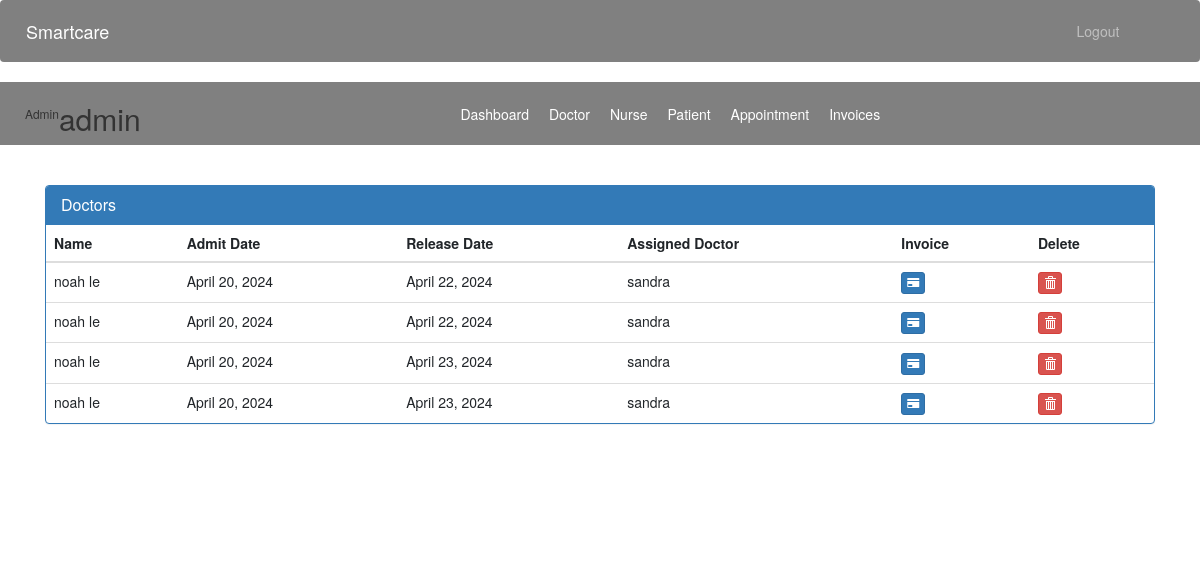
The app's page /admin-invoice (signed in), older data.
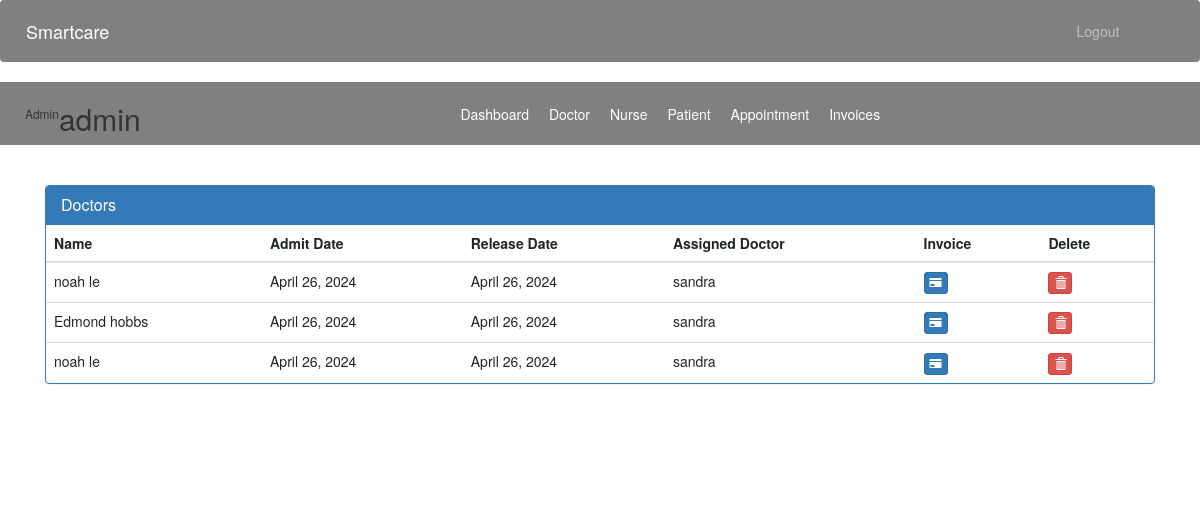
The same page, newer data.
### accounts/models.py (models this page shows)
class PatientDischargeDetails(models.Model):
    patientId=models.PositiveIntegerField(null=True)
    patientName=models.CharField(max_length=40)
    assignedDoctorName=models.CharField(max_length=40)
    assignedNurseName=models.CharField(max_length=40, default="Unknown")
    address = models.CharField(max_length=40)
    mobile = models.CharField(max_length=20,null=True)
    symptoms = models.CharField(max_length=100,null=True)
    description=models.TextField(max_length=500,null=True,default='')
    admitDate=models.DateField(null=False)
    releaseDate=models.DateField(null=False)
    daySpent=models.PositiveIntegerField(null=False)
    medicineCost=models.PositiveIntegerField(null=False)
    doctorFee=models.PositiveIntegerField(null=False)
    OtherCharge=models.PositiveIntegerField(null=False)
    total=models.PositiveIntegerField(null=False)

### accounts/views.py (the view)
# urls.py: path('admin-invoice', views.admin_invoice_view,name='admin-invoice'),
@login_required(login_url='adminlogin')
@user_passes_test(is_admin)
def admin_invoice_view(request):
    invoices=models.PatientDischargeDetails.objects.all().filter()
    return render(request,'smartcare/admin_view_invoice.html',{'invoices':invoices})

### accounts/views.py (called while the page is built)
def is_admin(user):
    return user.groups.filter(name='ADMIN').exists()

### templates/smartcare/admin_view_invoice.html (shortened to what this page needs)
{% extends 'smartcare/admin_base.html' %}
{% block content %}
{%load static%}
<head>
  <link href="//netdna.bootstrapcdn.com/bootstrap/3.0.0/css/bootstrap.min.css" rel="stylesheet" id="bootstrap-css">
</head>
<div class="container">
  <div class="panel panel-primary">
    <div class="panel-heading">
      <h6 class="panel-title">Doctors</h6>
    </div>
    <table class="table table-hover" id="dev-table">
      <thead>
        <tr>
          <th>Name</th>
          <th>Admit Date</th>
          <th>Release Date</th>
          <th>Assigned Doctor</th>
          <th>Invoice</th>
          <th>Delete</th>
        </tr>
      </thead>
      {% for i in invoices %}
      <tr>
        <td> {{i.patientName}}</td>
        <td>{{i.admitDate}}</td>
        <td>{{i.releaseDate}}</td>
        <td>{{i.assignedDoctorName}}</td>
        <td><a class="btn btn-primary btn-xs" href="{% url 'download-pdf' i.patientId  %}"><span class="glyphicon glyphicon-credit-card"></span></a></td>
        <td><a class="btn btn-danger btn-xs" href="{% url 'delete-invoice-smartcare' i.id  %}"><span class="glyphicon glyphicon-trash"></span></a></td>
      </tr>
      {% endfor %}
    </table>
  </div>
</div>
{% endblock content %}

### templates/smartcare/admin_base.html (shortened to what this page needs)
<!DOCTYPE html>
{% load static %}
<html lang="en">
  <head>
    <link
      rel="stylesheet"
      href="https://stackpath.bootstrapcdn.com/bootstrap/4.3.1/css/bootstrap.min.css"
    />
    <link
      rel="stylesheet"
      href="https://maxcdn.bootstrapcdn.com/font-awesome/4.7.0/css/font-awesome.min.css"
    />
    <link rel="stylesheet" href="{% static '/styles.css' %}" />
  </head>
  <body>
    <main>
      <div class="bs-example">
        <nav
          class="navbar navbar-expand-md navbar-dark fixed-top"
          style="background: Grey"
        >
          <a href="/admin-dashboard" class="navbar-brand">Smartcare</a>
          <div
            class="collapse navbar-collapse justify-content-between"
            id="navbarCollapse"
          >
            <div class="navbar-nav" style="margin-left: 90%">
              <a href="/logout" class="nav-item nav-link">Logout</a>
            </div>
          </div>
        </nav>
      </div>
      <nav class="menu" tabindex="0">
        <header class="avatar">
          <br /><br />
          <h6>Admin</h6>
          <h2>{{request.user.first_name}}</h2>
        </header>
        <ul>
          <li tabindex="0" class="icon-dashboard">
            <a
              style="color: white; text-decoration: none"
              href="/admin-dashboard"
              ><span>Dashboard</span></a
            >
          </li>
          <li tabindex="0" class="icon-customers">
            <a style="color: white; text-decoration: none" href="/admin-doctor"
              ><span>Doctor</span></a
            >
          </li>
          <li tabindex="0" class="icon-customers">
            <a style="color: white; text-decoration: none" href="/admin-nurse"
              ><span>Nurse</span></a
            >
          </li>
          <li tabindex="0" class="icon-users">
            <a style="color: white; text-decoration: none" href="/admin-patient"
              ><span>Patient</span></a
            >
          </li>
          <li tabindex="0" class="icon-calendar">
            <a
              style="color: white; text-decoration: none"
              href="/admin-appointment"
              ><span>Appointment</span></a
            >
          </li>
          <li tabindex="0" class="icon-users">
            <a style="color: white; text-decoration: none" href="/admin-invoice"
              ><span>Invoices</span></a
            >
          </li>
        </ul>
      </nav>
      <br /><br />
      {% block content %} {% endblock content %}
      <br /><br /><br /><br />
      <footer>
        <br />
        <div class="container">
          <div class="row">
            <div class="col-md-12 col-sm-12">
            </div>
          </div>
        </div>
      </footer>
    </main>
  </body>
</html>

### templates/smartcare/admin_base.html (style rules this page uses)
.navbar { position: relative; }
.menu { top: 100%; left: 0; background: grey; outline: none; display: flex; flex-direction: row; }
.menu ul { list-style: none; padding: 0; margin: auto; display: flex; align-items: center; }
.menu ul li { padding: 10px; }
.menu ul li a { color: white; text-decoration: none; }
.avatar { margin: 0px 0px 0px 25px; display: flex; align-items: center; }

Row changes from the older to the newer data that the page shows:
removed PatientDischargeDetails: patientName "noah le", admitDate "April 20, 2024", releaseDate "April 22, 2024", assignedDoctorName "sandra", patientId 1 (drawn)
removed PatientDischargeDetails: patientName "noah le", admitDate "April 20, 2024", releaseDate "April 22, 2024", assignedDoctorName "sandra", patientId 1 (drawn)
removed PatientDischargeDetails: patientName "noah le", admitDate "April 20, 2024", releaseDate "April 23, 2024", assignedDoctorName "sandra", patientId 1 (drawn)
removed PatientDischargeDetails: patientName "noah le", admitDate "April 20, 2024", releaseDate "April 23, 2024", assignedDoctorName "sandra", patientId 1 (drawn)
added PatientDischargeDetails: patientName "noah le", admitDate "April 26, 2024", releaseDate "April 26, 2024", assignedDoctorName "sandra", patientId 1 (drawn)
added PatientDischargeDetails: patientName "Edmond hobbs", admitDate "April 26, 2024", releaseDate "April 26, 2024", assignedDoctorName "sandra", patientId 2 (drawn)
added PatientDischargeDetails: patientName "noah le", admitDate "April 26, 2024", releaseDate "April 26, 2024", assignedDoctorName "sandra", patientId 1 (drawn)
